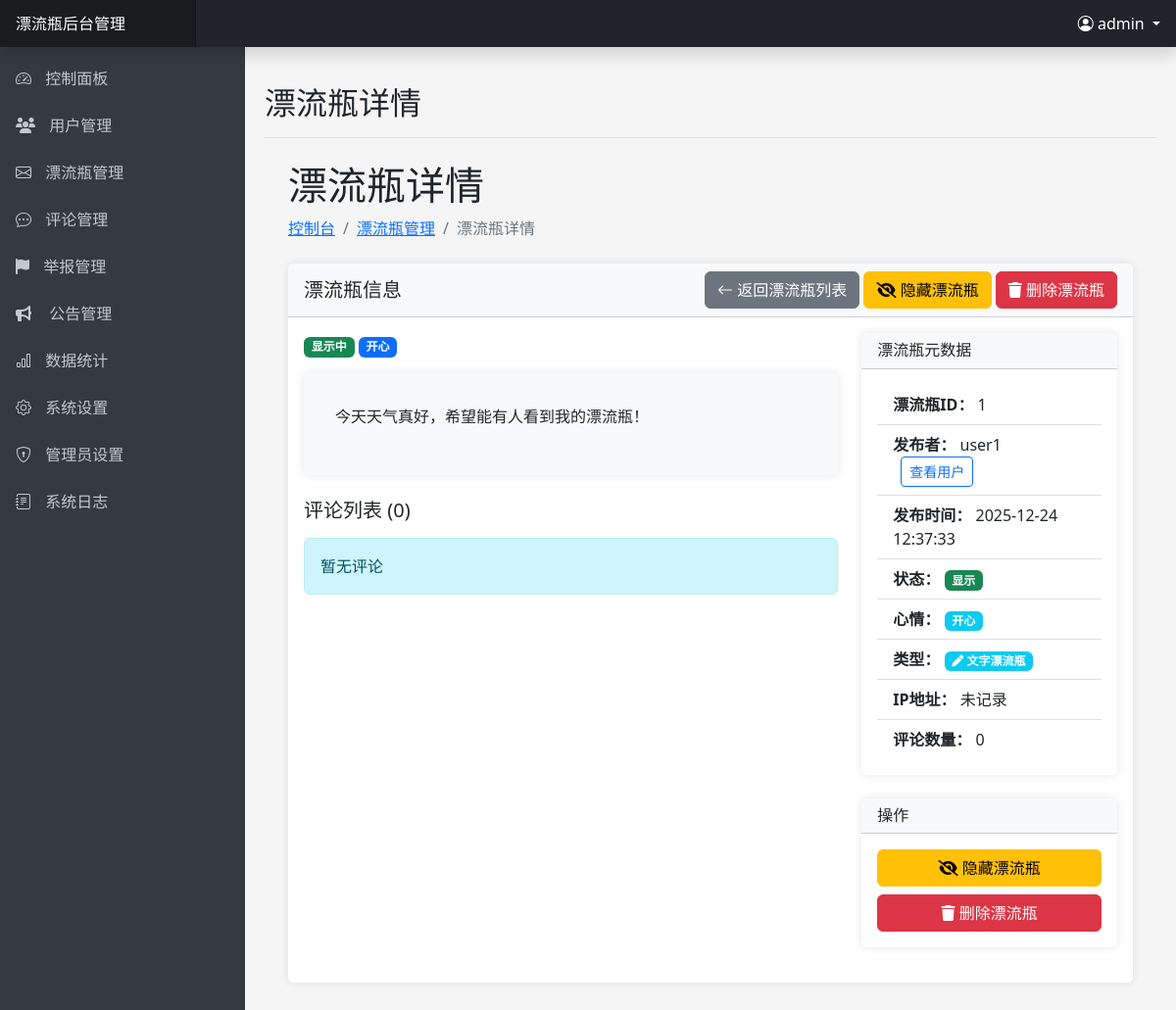
Page /admin/bottle_detail.php?id=1 (signed in) on the committed database.
### tables this page shows
CREATE TABLE IF NOT EXISTS `bottles` (
    `id` INT(11) AUTO_INCREMENT PRIMARY KEY,
    `user_id` INT(11) NOT NULL,
    `content` TEXT NOT NULL,
    `bottle_type` ENUM('text', 'voice') DEFAULT 'text' COMMENT '漂流瓶类型：text文字漂流瓶，voice语音漂流瓶',
    `audio_file` VARCHAR(255) DEFAULT NULL COMMENT '语音文件路径（仅语音漂流瓶使用）',
    `audio_duration` INT(11) DEFAULT NULL COMMENT '语音时长（秒）',
    `mood` ENUM('开心', '难过', '平静', '愤怒', '期待', '忧郁', '其他') DEFAULT '其他',
    `is_anonymous` TINYINT(1) DEFAULT 0,
    `likes` INT(11) DEFAULT 0,
    `ip_address` VARCHAR(255) DEFAULT NULL,
    `location` VARCHAR(255) DEFAULT NULL,
    `quality_score` INT(11) DEFAULT 0,
    `throw_time` TIMESTAMP DEFAULT CURRENT_TIMESTAMP,
    `status` ENUM('漂流中', '已捡起') DEFAULT '漂流中',
    `is_hidden` TINYINT(1) DEFAULT 0 COMMENT '是否屏蔽：0未屏蔽，1已屏蔽',
    `is_deleted` TINYINT(1) DEFAULT 0 COMMENT '是否删除：0未删除，1已删除',
    FOREIGN KEY (`user_id`) REFERENCES `users`(`id`) ON DELETE CASCADE,
    INDEX `idx_user_id` (`user_id`),
    INDEX `idx_status` (`status`),
    INDEX `idx_throw_time` (`throw_time`),
    INDEX `idx_bottle_type` (`bottle_type`),
    INDEX `idx_quality_score` (`quality_score`),
    INDEX `idx_status_throw_time` (`status`, `throw_time`),
    INDEX `idx_is_hidden` (`is_hidden`),
    INDEX `idx_is_deleted` (`is_deleted`)
);

CREATE TABLE IF NOT EXISTS `users` (
    `id` INT(11) AUTO_INCREMENT PRIMARY KEY,
    `username` VARCHAR(50) NOT NULL UNIQUE,
    `password` VARCHAR(255) NOT NULL,
    `gender` ENUM('男', '女') NOT NULL,
    `signature` TEXT DEFAULT NULL,
    `points` INT(11) DEFAULT 0,
    `experience` INT(11) DEFAULT 0 COMMENT '用户经验值',
    `level` INT(11) DEFAULT 1 COMMENT '用户等级',
    `is_vip` TINYINT(1) DEFAULT 0,
    `vip_expire_date` DATE DEFAULT NULL,
    `vip_level` INT(11) DEFAULT 0,
    `status` TINYINT(1) DEFAULT 1 COMMENT '0:禁用 1:启用',
    `created_at` TIMESTAMP DEFAULT CURRENT_TIMESTAMP,
    `register_ip` VARCHAR(50) DEFAULT NULL COMMENT '注册IP地址',
    `last_login_ip` VARCHAR(50) DEFAULT NULL COMMENT '上次登录IP地址',
    `updated_at` TIMESTAMP DEFAULT CURRENT_TIMESTAMP ON UPDATE CURRENT_TIMESTAMP,
    INDEX `idx_created_at` (`created_at`),
    INDEX `idx_is_vip` (`is_vip`),
    INDEX `idx_status` (`status`),
    INDEX `idx_vip_expire_date` (`vip_expire_date`)
);

### admin/bottle_detail.php (the view, shortened to what this page needs)
<?php
$id = (int)$_GET['id'];
$pageTitle = '漂流瓶详情';
require_once 'includes/header.php';
$conn = getDbConnection();
$stmt = $conn->prepare("SELECT b.id, b.user_id, b.content, b.mood, b.throw_time,
                        b.status, b.ip_address, b.location, b.is_anonymous, b.likes,
                        b.bottle_type, b.audio_file, b.audio_duration, u.username
                        FROM bottles b
                        LEFT JOIN users u ON b.user_id = u.id
                        WHERE b.id = ?");
$stmt->bind_param("i", $id);
$stmt->execute();
$result = $stmt->get_result();
$bottle = $result->fetch_assoc();
$comments = [];
$pageActions = '<a href="bottles.php" class="btn btn-secondary"><i class="bi bi-arrow-left"></i> 返回漂流瓶列表</a> ';
if ($bottle['status'] === '漂流中' || $bottle['status'] === 'active') {
    $pageActions .= '<a href="bottles.php?action=toggle_status&id=' . $id . '" class="btn btn-warning">
                    <i class="fas fa-eye-slash"></i> 隐藏漂流瓶
                 </a> ';
} else {
    $pageActions .= '<a href="bottles.php?action=toggle_status&id=' . $id . '" class="btn btn-success">
                    <i class="fas fa-eye"></i> 显示漂流瓶
                 </a> ';
}
$pageActions .= '<a href="bottles.php?action=delete&id=' . $id . '" class="btn btn-danger">
                <i class="fas fa-trash"></i> 删除漂流瓶
              </a>';
?>
<div class="container-fluid px-4">
    <h1 class="mt-4"><?php echo $pageTitle; ?></h1>
    <ol class="breadcrumb mb-4">
        <li class="breadcrumb-item"><a href="index.php">控制台</a></li>
        <li class="breadcrumb-item"><a href="bottles.php">漂流瓶管理</a></li>
        <li class="breadcrumb-item active"><?php echo $pageTitle; ?></li>
    </ol>
    <div class="card mb-4">
        <div class="card-header d-flex justify-content-between align-items-center">
            <h5 class="m-0 font-weight-bold">漂流瓶信息</h5>
            <div>
                <?php echo $pageActions; ?>
            </div>
        </div>
        <div class="card-body">
            <div class="row">
                <div class="col-md-8">
                    <div class="mb-3">
                        <span class="badge bg-<?php echo ($bottle['status'] === '漂流中' || $bottle['status'] === 'active') ? 'success' : 'secondary'; ?>">
                            <?php echo ($bottle['status'] === '漂流中' || $bottle['status'] === 'active') ? '显示中' : '已隐藏'; ?>
                        </span>
                        <?php if (isset($bottle['mood']) && $bottle['mood']): ?>
                        <span class="badge bg-primary">
                            <?php echo htmlspecialchars($bottle['mood']); ?>
                        </span>
                        <?php endif; ?>
                    </div>
                    <div class="card p-3 bg-light mb-4">
                        <div class="card-body">
                            <?php if (isset($bottle['bottle_type']) && $bottle['bottle_type'] === 'voice' && !empty($bottle['audio_file'])): ?>
                                <div class="alert alert-info mb-3">
                                    <i class="fas fa-microphone"></i> 这是一个语音漂流瓶
                                </div>
                                <audio controls class="w-100 mb-3">
                                    <source src="../<?php echo htmlspecialchars($bottle['audio_file']); ?>" type="audio/webm">
                                    <source src="../<?php echo htmlspecialchars($bottle['audio_file']); ?>" type="audio/mpeg">
                                    您的浏览器不支持音频播放
                                </audio>
                                <?php if (isset($bottle['audio_duration']) && $bottle['audio_duration'] > 0): ?>
                                    <small class="text-muted">时长: <?php
                                        $minutes = floor($bottle['audio_duration'] / 60);
                                        $seconds = $bottle['audio_duration'] % 60;
                                        echo sprintf('%d:%02d', $minutes, $seconds);
                                    ?></small>
                                <?php endif; ?>
                                <?php if (!empty($bottle['content']) && $bottle['content'] !== '[语音漂流瓶]'): ?>
                                    <div class="mt-3">
                                        <p class="text-muted small mb-1">文字说明：</p>
                                        <p class="pre-wrap"><?php echo nl2br(htmlspecialchars($bottle['content'])); ?></p>
                                    </div>
                                <?php endif; ?>
                            <?php else: ?>
                                <p class="pre-wrap"><?php echo nl2br(htmlspecialchars($bottle['content'])); ?></p>
                            <?php endif; ?>
                        </div>
                    </div>
                    <h5 class="mt-4 mb-3">评论列表 (<?php echo count($comments); ?>)</h5>
                    <?php if (count($comments) > 0): ?>
                        <?php foreach ($comments as $comment): ?>
                        <div class="card mb-3">
                            <div class="card-header d-flex justify-content-between align-items-center bg-light py-2">
                                <div>
                                    <strong><?php echo htmlspecialchars($comment['username'] ?? '未知用户'); ?></strong>
                                    <small class="text-muted ms-2">
                                        <?php echo date('Y-m-d H:i', strtotime($comment['created_at'])); ?>
                                        | IP: <?php echo !empty($comment['ip_address']) ? htmlspecialchars($comment['ip_address']) : '未记录'; ?>
                                    </small>
                                </div>
                                <div>
                                    <a href="bottle_detail.php?id=<?php echo $id; ?>&action=delete_comment&comment_id=<?php echo $comment['id']; ?>"
                                       class="btn btn-sm btn-danger"
                                       onclick="return confirm('确定要删除此评论吗？')">
                                        <i class="fas fa-trash"></i> 删除
                                    </a>
                                </div>
                            </div>
                            <div class="card-body py-2">
                                <p class="mb-0"><?php echo nl2br(htmlspecialchars($comment['content'])); ?></p>
                            </div>
                        </div>
                        <?php endforeach; ?>
                    <?php else: ?>
                        <div class="alert alert-info">暂无评论</div>
                    <?php endif; ?>
                </div>
                <div class="col-md-4">
                    <div class="card mb-4">
                        <div class="card-header">
                            <h6 class="m-0">漂流瓶元数据</h6>
                        </div>
                        <div class="card-body">
                            <ul class="list-group list-group-flush">
                                <li class="list-group-item">
                                    <strong>漂流瓶ID：</strong> <?php echo $bottle['id']; ?>
                                </li>
                                <li class="list-group-item">
                                    <strong>发布者：</strong> <?php echo htmlspecialchars($bottle['username'] ?? '未知用户'); ?>
                                    <?php if ($bottle['user_id']): ?>
                                    <a href="user_detail.php?id=<?php echo $bottle['user_id']; ?>" class="btn btn-sm btn-outline-primary ms-2">
                                        查看用户
                                    </a>
                                    <?php endif; ?>
                                </li>
                                <li class="list-group-item">
                                    <strong>发布时间：</strong> <?php echo isset($bottle['throw_time']) ? date('Y-m-d H:i:s', strtotime($bottle['throw_time'])) : '未知'; ?>
                                </li>
                                <li class="list-group-item">
                                    <strong>状态：</strong>
                                    <span class="badge bg-<?php echo ($bottle['status'] === '漂流中' || $bottle['status'] === 'active') ? 'success' : 'secondary'; ?>">
                                        <?php echo ($bottle['status'] === '漂流中' || $bottle['status'] === 'active') ? '显示' : '隐藏'; ?>
                                    </span>
                                </li>
                                <?php if (isset($bottle['mood']) && $bottle['mood']): ?>
                                <li class="list-group-item">
                                    <strong>心情：</strong>
                                    <span class="badge bg-info">
                                        <?php echo htmlspecialchars($bottle['mood']); ?>
                                    </span>
                                </li>
                                <?php endif; ?>
                                <?php if (isset($bottle['bottle_type'])): ?>
                                <li class="list-group-item">
                                    <strong>类型：</strong>
                                    <?php if ($bottle['bottle_type'] === 'voice'): ?>
                                        <span class="badge bg-warning"><i class="fas fa-microphone"></i> 语音漂流瓶</span>
                                    <?php else: ?>
                                        <span class="badge bg-info"><i class="fas fa-pen"></i> 文字漂流瓶</span>
                                    <?php endif; ?>
                                </li>
                                <?php endif; ?>
                                <li class="list-group-item">
                                    <strong>IP地址：</strong> <?php echo $bottle['ip_address'] ?? '未记录'; ?>
                                </li>
                                <li class="list-group-item">
                                    <strong>评论数量：</strong> <?php echo count($comments); ?>
                                </li>
                            </ul>
                        </div>
                    </div>
                    <div class="card">
                        <div class="card-header">
                            <h6 class="m-0">操作</h6>
                        </div>
                        <div class="card-body">
                            <div class="d-grid gap-2">
                                <?php if ($bottle['status'] === '漂流中' || $bottle['status'] === 'active'): ?>
                                <a href="bottles.php?action=toggle_status&id=<?php echo $id; ?>" class="btn btn-warning">
                                    <i class="fas fa-eye-slash"></i> 隐藏漂流瓶
                                </a>
                                <?php else: ?>
                                <a href="bottles.php?action=toggle_status&id=<?php echo $id; ?>" class="btn btn-success">
                                    <i class="fas fa-eye"></i> 显示漂流瓶
                                </a>
                                <?php endif; ?>
                                <a href="bottles.php?action=delete&id=<?php echo $id; ?>" class="btn btn-danger">
                                    <i class="fas fa-trash"></i> 删除漂流瓶
                                </a>
                            </div>
                        </div>
                    </div>
                </div>
            </div>
        </div>
    </div>
</div>
<?php
require_once 'includes/footer.php';
?>

### admin/includes/header.php (style rules this page uses)
body { font-family: 'Microsoft YaHei', 'Segoe UI', sans-serif; background-color: #f5f5f5; overflow-x: hidden; }
.card { margin-bottom: 20px; border: none; box-shadow: 0 0 10px rgba(0, 0, 0, 0.1); }
.card-header { font-weight: bold; background-color: #f8f9fa; }

### admin/bottle_detail.php (style rules this page uses)
.pre-wrap { white-space: pre-wrap; }

### rows in the picture
bottles: mood "开心", content "今天天气真好，希望能有人看到我的漂流瓶！", id "1", user.username "user1", throw_time "2025-12-24 12:37:33", ip_address "未记录"

### other values in the picture
SITE_NAME "漂流瓶"
$admin->getCurrentAdminUsername() "admin"
$pageTitle "漂流瓶详情"
count($comments) "0"
